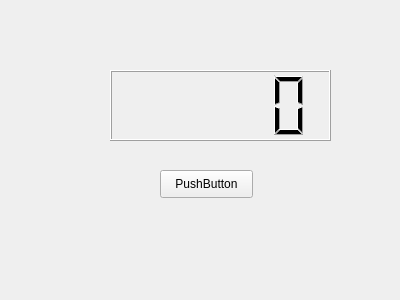
<?xml version="1.0" encoding="UTF-8"?>
<ui version="4.0">
 <class>Widget</class>
 <widget class="QWidget" name="Widget">
  <property name="geometry">
   <rect>
    <x>0</x>
    <y>0</y>
    <width>400</width>
    <height>300</height>
   </rect>
  </property>
  <property name="windowTitle">
   <string>Widget</string>
  </property>
  <widget class="QLCDNumber" name="lcdNumber">
   <property name="geometry">
    <rect>
     <x>110</x>
     <y>70</y>
     <width>221</width>
     <height>71</height>
    </rect>
   </property>
  </widget>
  <widget class="QPushButton" name="pushButton">
   <property name="geometry">
    <rect>
     <x>160</x>
     <y>170</y>
     <width>93</width>
     <height>28</height>
    </rect>
   </property>
   <property name="text">
    <string>PushButton</string>
   </property>
  </widget>
 </widget>
 <layoutdefault spacing="6" margin="11"/>
 <resources/>
 <connections/>
</ui>
